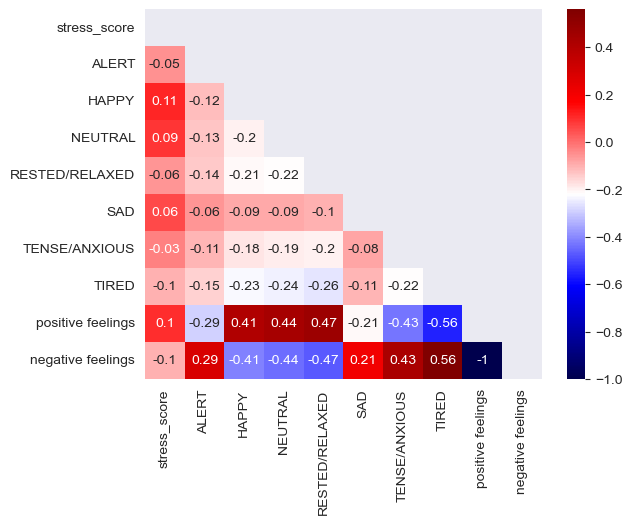
#> input picture visualizations/correlation_matrix.png, 632 x 524 px
$ python -i feature_engineering_functions.py   (imports and definitions only)
#> lines starting #> are read from the running program, lines starting #| are printed output that depends on the picture
import os
import warnings
import holidays
import datetime
import numpy as np
import pandas as pd
from scipy.stats import stats


# ----------------------------------------------------------------------------------------------- #
# Add new features

# Creates a new column that represents how many (different) activity types a user has done
# [101 lines left out: functions different_activity_types, different_badge_types, add_stress_quantile, add_sleep_average, add_steps_average, is_weekend and 1 more, not called in this run]


# Single function to integrate all sleep indices
def add_sleep_regularity_indices(data):

    data.date = pd.to_datetime(data.date)  # convert to datetime
    data['id'] = data['id'].astype(str)  # convert to string

    # indices
    users_is = pd.read_pickle('../data/user_level_data/is_index.pkl')
    users_isp = pd.read_pickle('../data/user_level_data/isp_index.pkl')
    users_iv = pd.read_pickle('../data/user_level_data/iv_index.pkl')
    users_sri = pd.read_pickle('../data/user_level_data/sri_index.pkl')
    users_sjl = pd.read_pickle('../data/user_level_data/sjl_index.pkl')
    users_sleep_variability = pd.read_pickle('../data/user_level_data/sleep_variability.pkl')

    merged = data.merge(users_is, on='id', how='left')
    merged = merged.merge(users_iv, on='id', how='left')
    merged = merged.merge(users_sri, on='id', how='left')
    merged = merged.merge(users_sjl, on='id', how='left')
    merged = merged.merge(users_sleep_variability, on='id', how='left')

    # add ISP per week
    merged = merged.merge(users_isp, how='left', left_on=['id', 'date'], right_on=['id', 'startDate'])
    merged = merged.sort_values(by=['id', 'date'])
    merged.isp_index = merged.isp_index.ffill(limit=6)

    merged.drop(['startDate', 'endDate'], axis=1, inplace=True)

    return merged


# Single function to integrate all step indices
# [287 lines left out: functions add_steps_regularity_indices, add_exercise_regularity_indices, add_features, hour_diff, social_jet_lag, interdaily_stability and 9 more, not called in this run]

# date engineering for start and end sleep time
def sin_transform(values):
    return np.sin(2 * np.pi * values / len(set(values)))
def cos_transform(values):
    return np.cos(2 * np.pi * values / len(set(values)))
# [53 lines left out: function start_end_sleep_time, not called in this run]

# encode steps 24h
def createList(r1, r2):
    return [item for item in range(r1, r2 + 1)]
# [41 lines left out: function steps_24, not called in this run]

>>> import cv2
>>> picture = cv2.imread('../visualizations/correlation_matrix.png', cv2.IMREAD_GRAYSCALE)
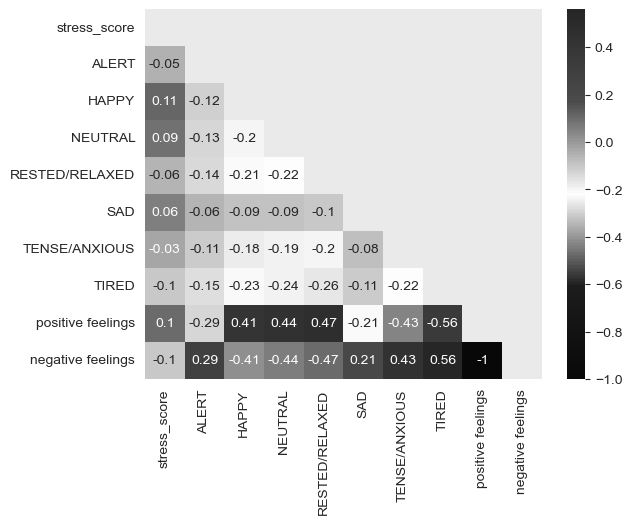
#> picture: shape (524, 632); min 8, max 255, mean 225.3
#> (the run stopped early here; a loop or call above may not have finished)
